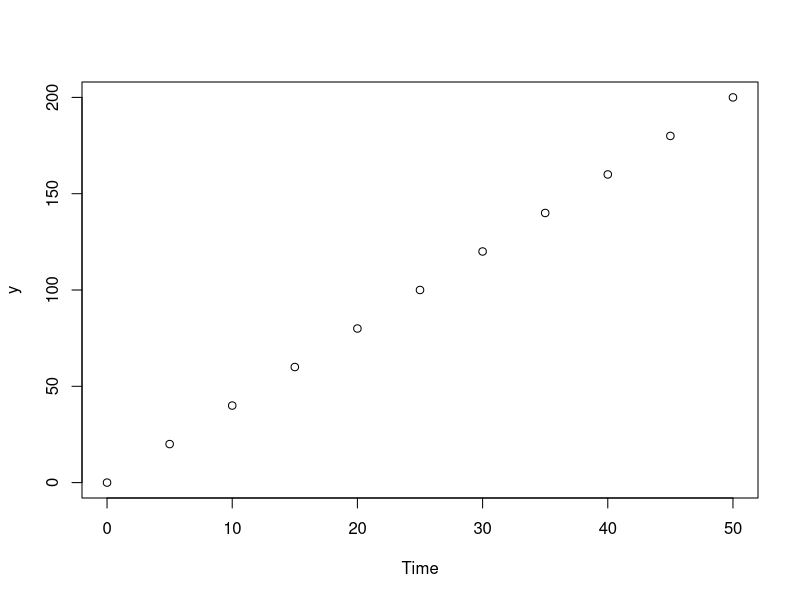
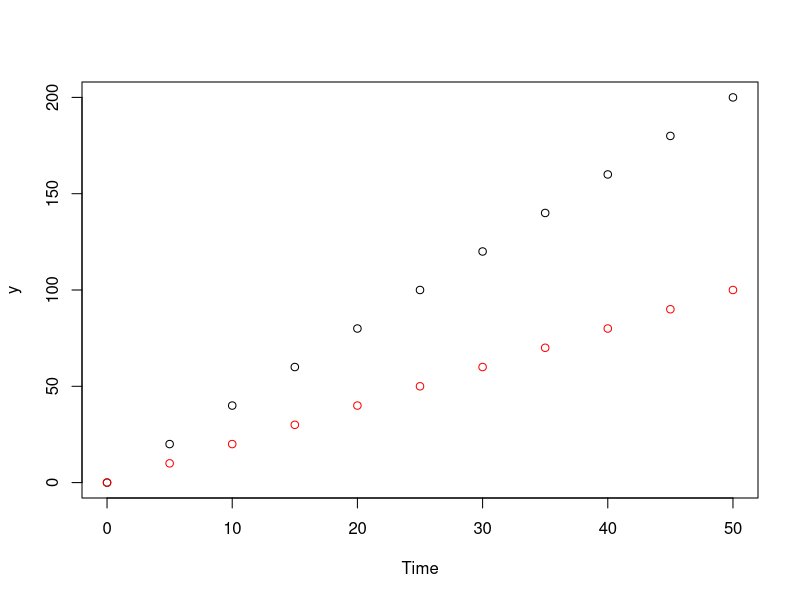
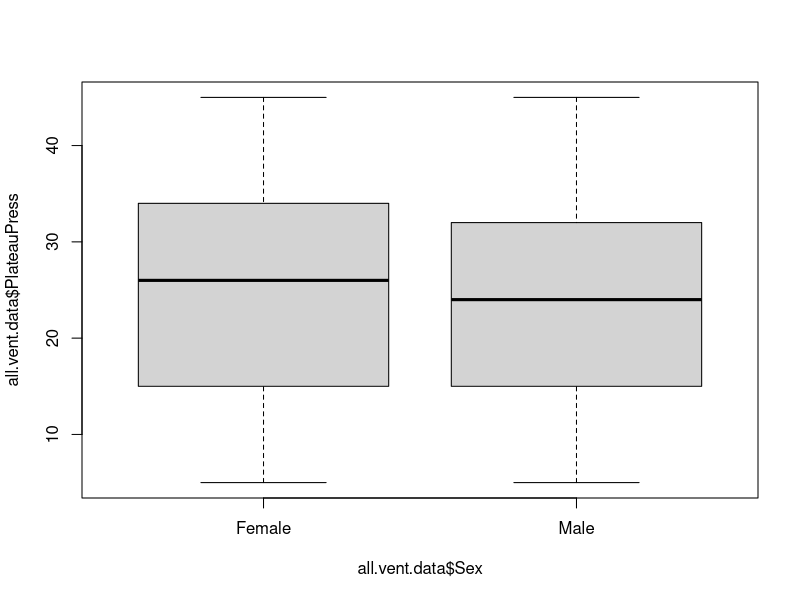
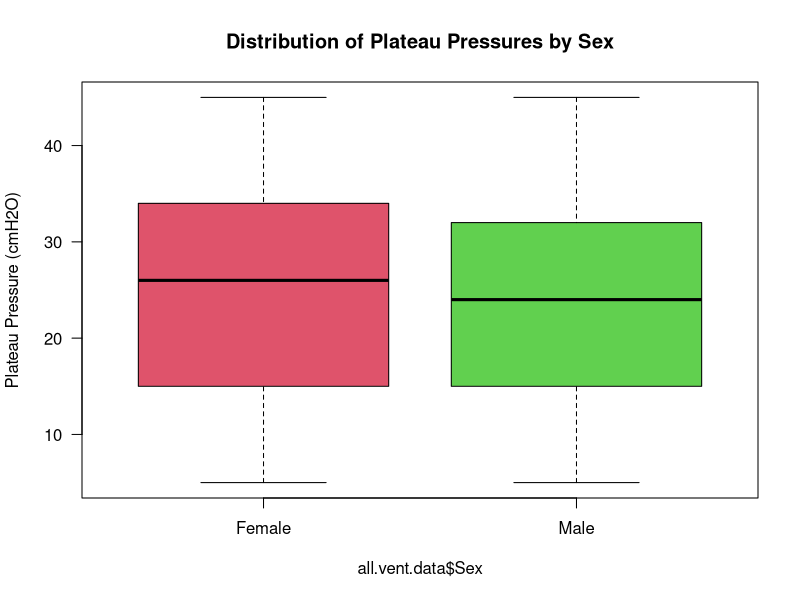
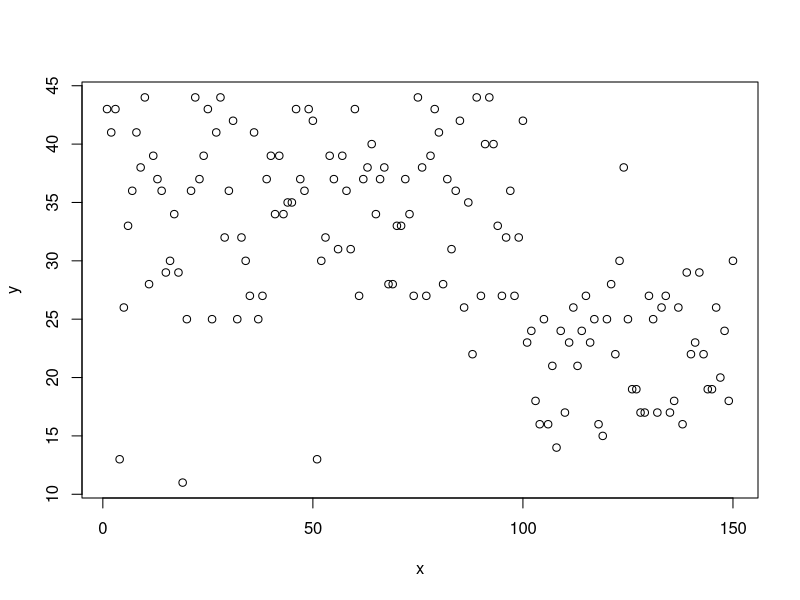
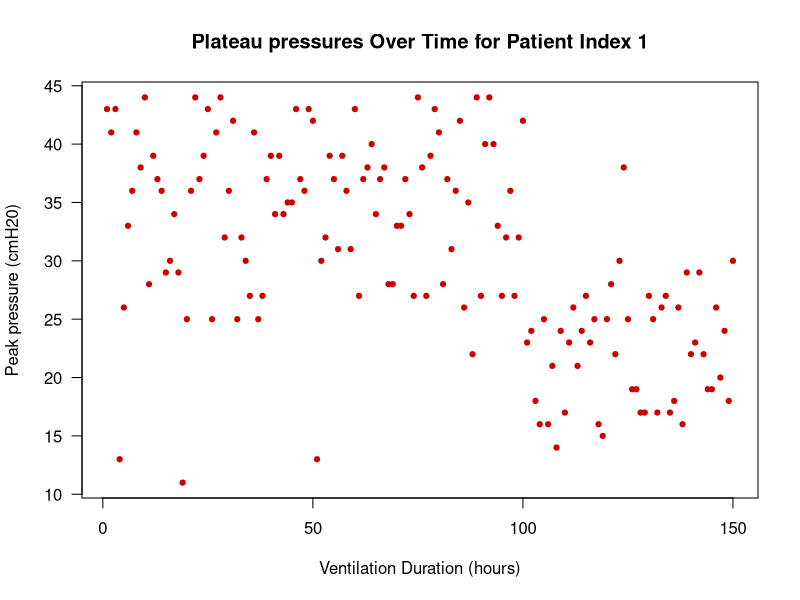
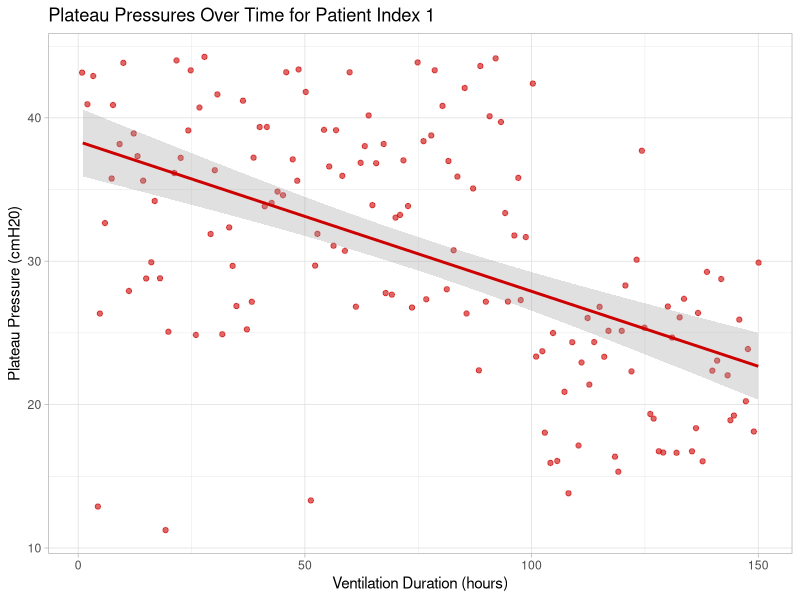
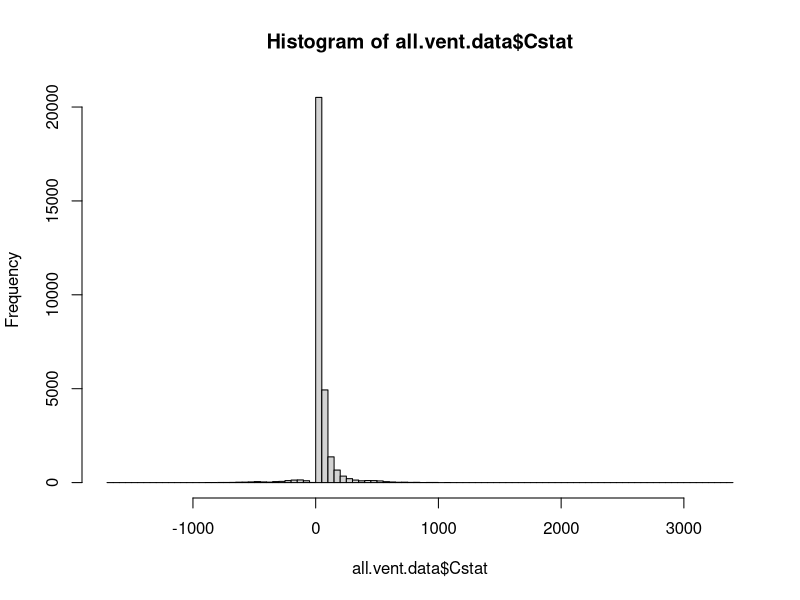

R code for these plots, in order:
## ---- chunk 1
a <- c('John', 'Paul', 'George', 'Ringo')
a
b <- c(200, 515, 180, 160)

b / 2
b
b <- b / 2
b
## ---- chunk 2
e <- c(a, b)
e
e <- data.frame(a, b)
e
## ---- chunk 3
colnames(e) <- c('Beatle', 'Net_Worth')
e
## ---- chunk 4
e$Net_Worth <- e$Net_Worth / 2

e

# or 
e[,2] <- e[,2] / 2

e
## ---- chunk 5
x <- seq(0, 50, 5)
y <- seq(0 , 200, 20)
## ---- chunk 6
plot(x, y, xlab = 'Time')
## ---- chunk 7
y2 <- seq(0, 100, 10)
## ---- chunk 8
plot(x, y, xlab = 'Time')
points(x, y2, col = 'red')
## ---- chunk 9
vent.data <- read.csv("data.csv", header=TRUE)
demographics <- read.csv("demographics.csv", header = TRUE)
## ---- chunk 10
summary(vent.data)
summary(demographics)
## ---- chunk 11
unique(vent.data[,1])
unique(demographics[,1])
## ---- chunk 12
length(unique(vent.data[,1]))
length(unique(demographics[,1]))
## ---- chunk 13
colnames(vent.data)[1] <- 'Hospital_No'

head(vent.data)
# remember to store your merged data in a new variable / data frame
all.vent.data <- merge(vent.data, demographics, by.demographcs='Hospital_No')
head(all.vent.data)

## ---- chunk 14
# going back to the original data frame 'vent.data '

vent.data$index <- as.integer(factor(vent.data$Hospital_No, levels= unique(vent.data$Hospital_No)))
head(vent.data)
tail(vent.data)

# looks good, so remerge like we did before
all.vent.data <- merge(vent.data, demographics, by.demographcs='Hospital_No')
head(all.vent.data)
# and now reorder using the order () function
all.vent.data <- all.vent.data[order(all.vent.data$index),]
head(all.vent.data)

## ---- chunk 15
boxplot(all.vent.data$PlateauPress ~ all.vent.data$Sex)
## ---- chunk 16
boxplot(all.vent.data$PlateauPress ~ all.vent.data$Sex, col = c(2,3), main = 'Distribution of Plateau Pressures by Sex', ylab = 'Plateau Pressure (cmH2O)', las = 1)
## ---- chunk 17
x <- subset(all.vent.data$Ventilator.hour, all.vent.data$index==85)
y <- subset(all.vent.data$PlateauPress.cmH20, all.vent.data$index==85)

plot(y ~ x) # or you can use plot(x, y)  the ~ identifies dependant and independant variables  

## ---- chunk 18
plot(y ~ x, xlab= 'Ventilation Duration (hours)', ylab = 'Peak pressure (cmH20)', main = 'Plateau pressures Over Time for Patient Index 1', pch= 19, cex = 0.7, las = 1, col = 'red3')
## ---- chunk 19
#print (install.packages("ggplot2"))
## ---- chunk 20
library(ggplot2)

ggplot(data.frame(x, y), aes(x = x, y= y)) +
  labs(x= 'Ventilation Duration (hours)', y = 'Plateau Pressure (cmH20)', title = 'Plateau Pressures Over Time for Patient Index 1')+
  geom_jitter(color = 'red3', alpha = 0.6) + 
  geom_smooth(method = 'lm', colour = 'red3', alpha = 0.3) +
  theme_light()

## ---- chunk 21
attach(all.vent.data)
all.vent.data$Cstat <- TidalVol.ml / (PlateauPress.cmH20 - PEEP.cmH20)
detach(all.vent.data)
# don't forget to check that all looks ok
head(all.vent.data)
summary(all.vent.data)

## ---- chunk 22
hist(all.vent.data$Cstat, breaks  = 100)
## ---- chunk 23
hist(all.vent.data$Cstat, breaks= 100, xlim = c(-500, 1000), ylim = c(0,10000))

## ---- chunk 24
bad_data <- which(all.vent.data$Cstat < 0)
head (all.vent.data[bad_data, ], 15) #look at the top 15 'bad' rows

